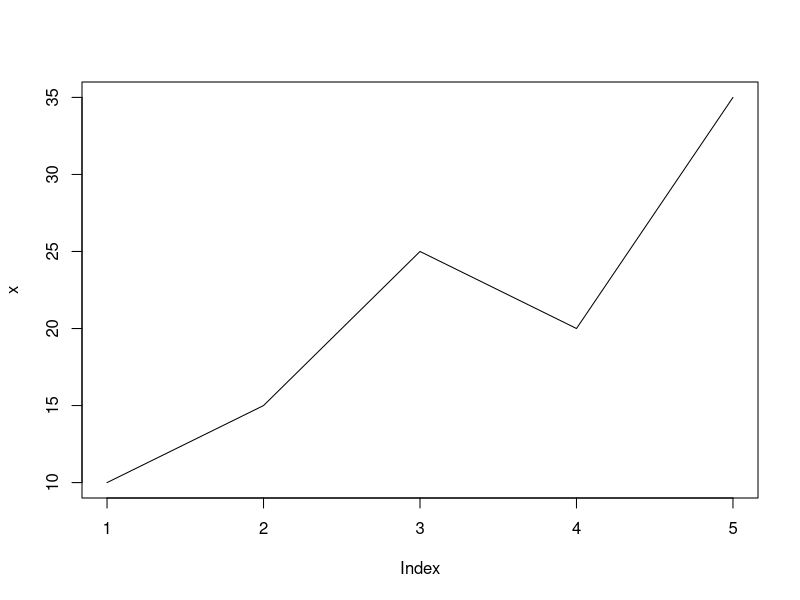
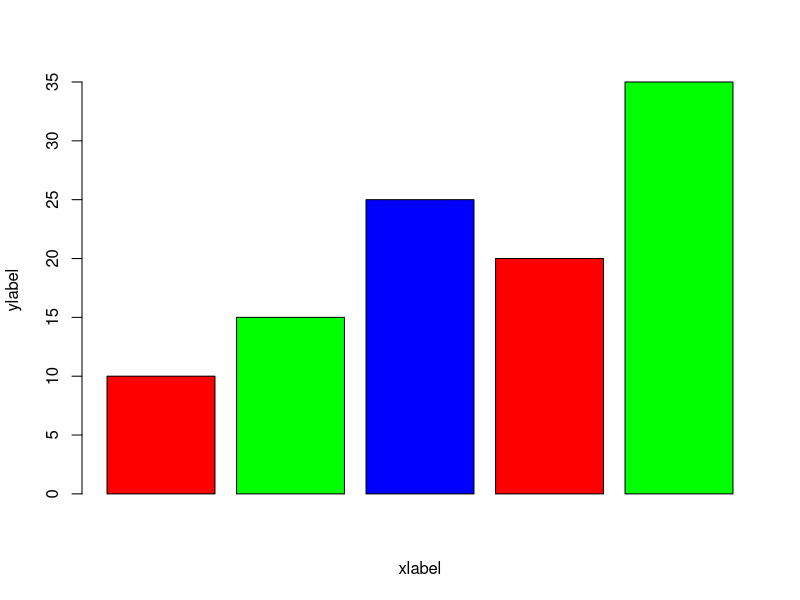
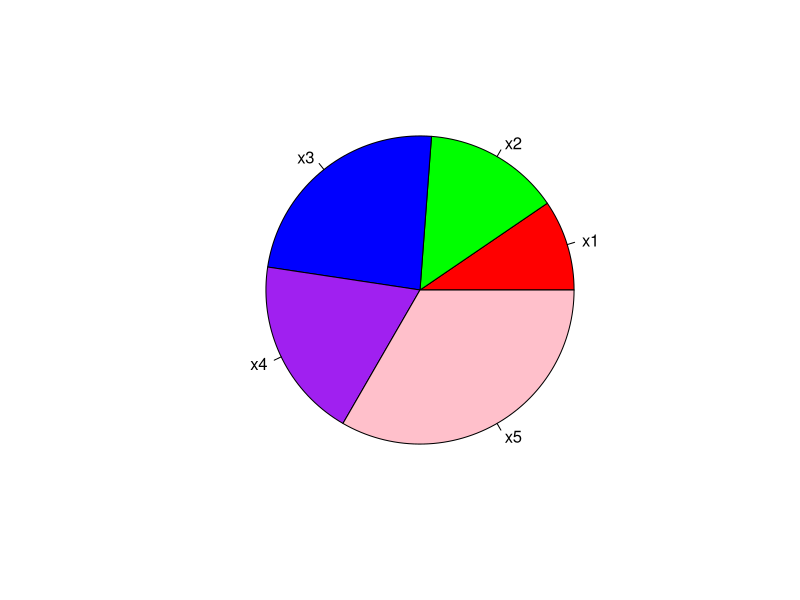
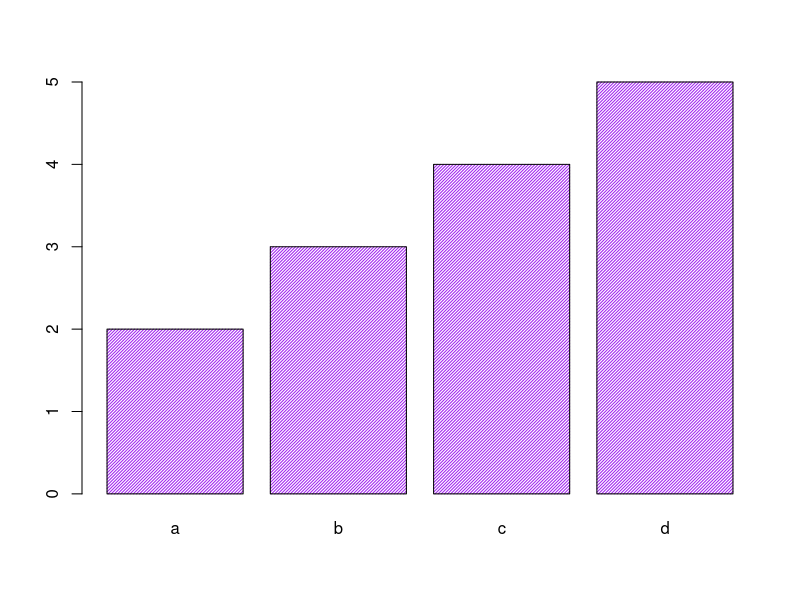
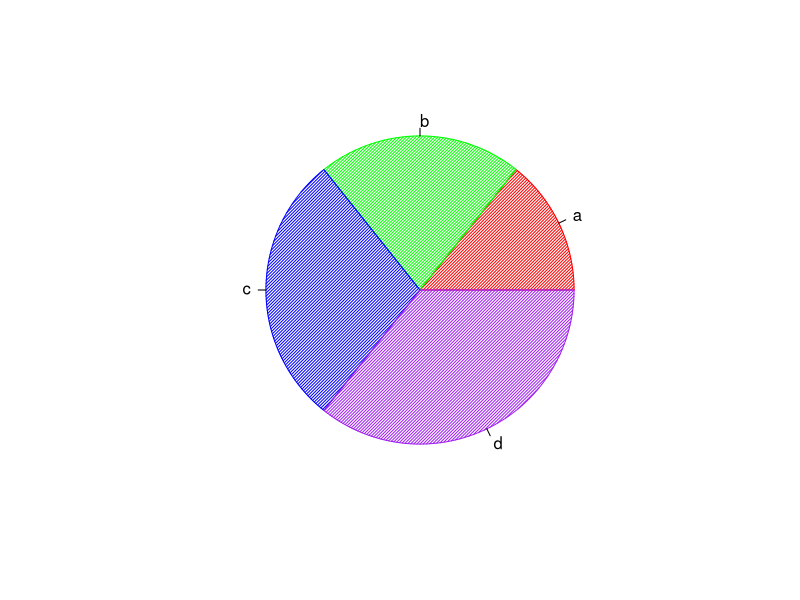
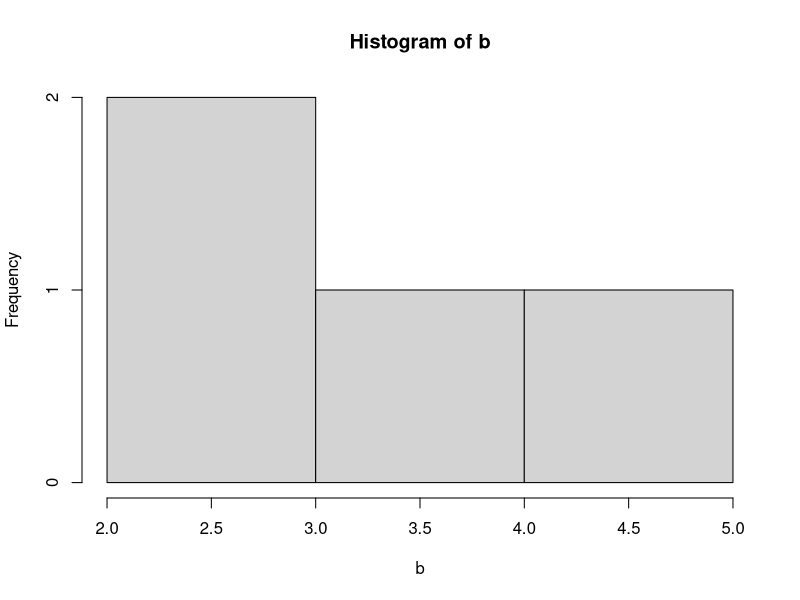
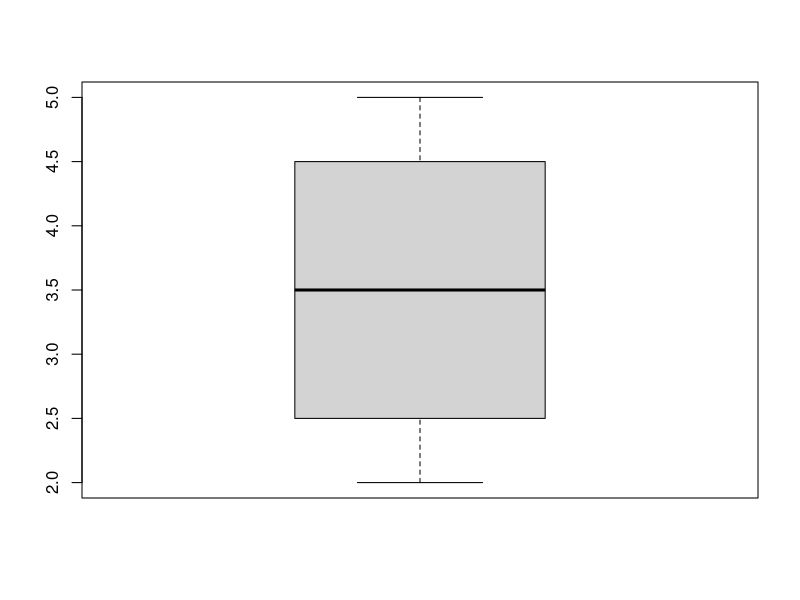
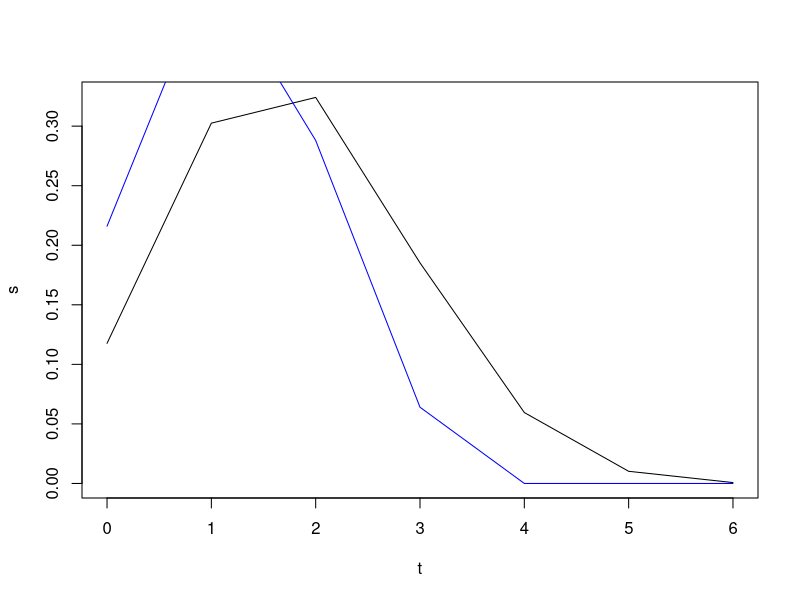

These charts were generated, in order, by the following R code: (Note: this script raises an error after producing the figures.)
x <- c(10, 15, 25, 20, 35)
max(x)
min(x)
plot(x, ,'l')
colors <- c('red','green','blue')
barplot(x, xlab='xlabel', ylab='ylabel', col=colors)
colors2 <- c('red','green','blue','purple','pink')
pie(x, labels=c('x1','x2','x3','x4','x5'), col=colors2)

a <- c("a","b","c","d")
b <- c(2,3,4,5)
barplot(b, names.arg=a, density=45, col="purple")
pie(b, labels=a, col=colors2, density=45)
hist(b)
boxplot(b)

f = function(y, n, p) {
  exp1 = choose(n,y)
  exp2 = (p^y)*(1-p)^(n-y)
  return (exp1 * exp2)
}

r <- f(2, 6, 1/3)
r

#t <- seq(0, 10, 1)
t <- 0:6
s <- f(t, 6, 0.3)
plot(t, s, type='l')
s2 <- f(t, 3, 0.4)
s2
lines(t, s2, col="blue")

# Define the function
f <- function(y, n, p) {
  if (any(y < 0 | y > n)) {
    stop("Values of y must be integers between 0 and n.")
  }
  exp1 <- choose(n, y)
  exp2 <- (p^y) * (1 - p)^(n - y)
  return(exp1 * exp2)
}

# Generate a valid sequence of integers for y
t <- 0:6  # Ensure t is within the range of possible values [0, n]

# Calculate probabilities for the first distribution
s <- f(t, 6, 0.3)

# Check the output of f(t, 6, 0.3)
print(s)

dev.new()

# Plot the first distribution
plot(t, s, type = 'b', pch = 19, xlab = "Number of successes (y)", ylab = "Probability", 
     main = "Binomial Distributions")

# Calculate probabilities for the second distribution
s2 <- f(t, 3, 0.4)

# Check the output of f(t, 3, 0.4)
print(s2)

# Add the second distribution to the same plot
lines(t, s2, col = "blue", type = 'b', pch = 19)
legend("topright", legend = c("n=6, p=0.3", "n=3, p=0.4"), col = c("black", "blue"), 
       lty = c(1,2,3), lwd=c(1,2,2),pch = 19)

# pch: point shape, cex: point size
plot(1:10, pch=104, cex=1)


